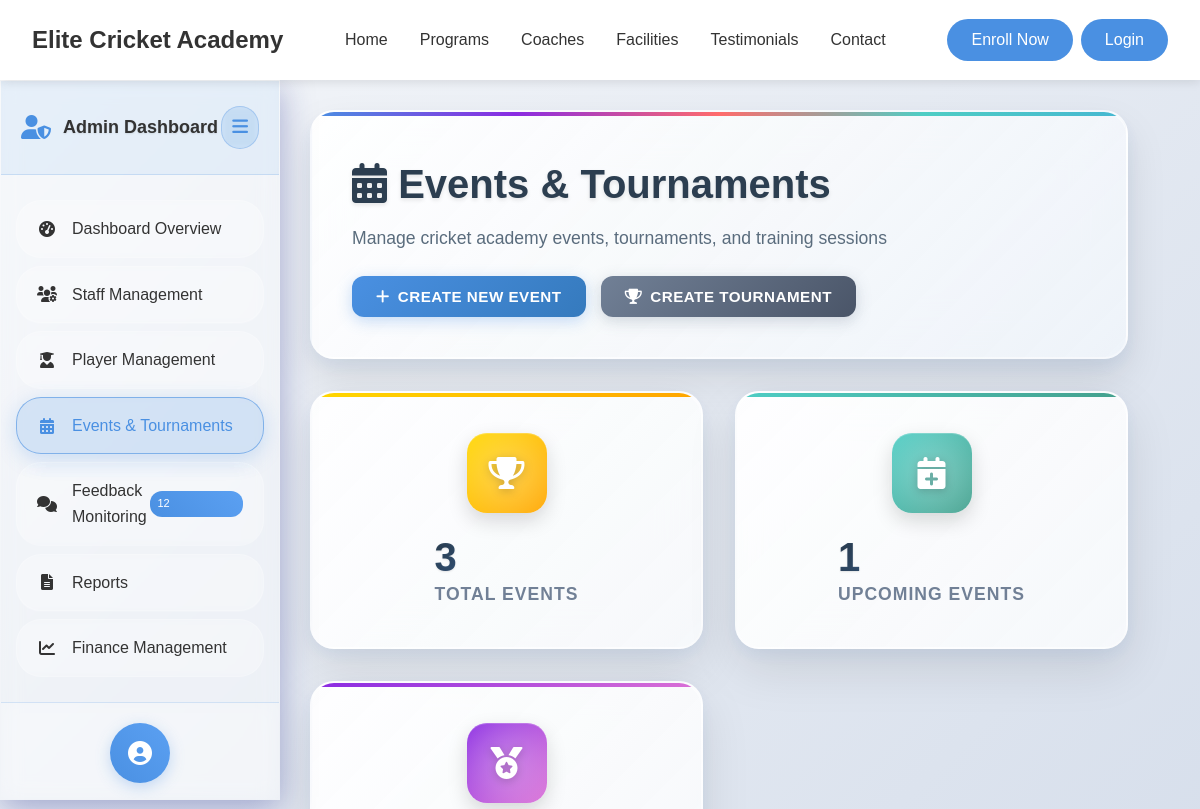
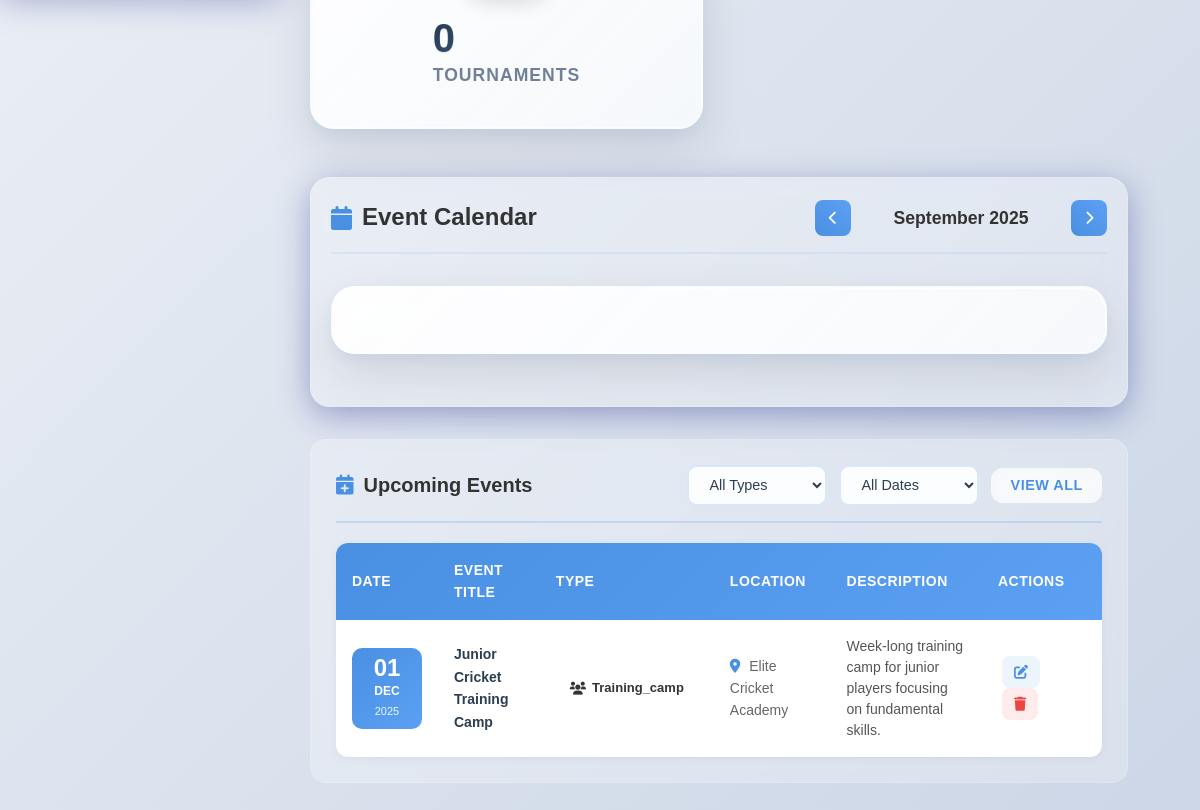
The app's page /admin/events (signed in, upper part), older data (2 pictures, top to bottom).
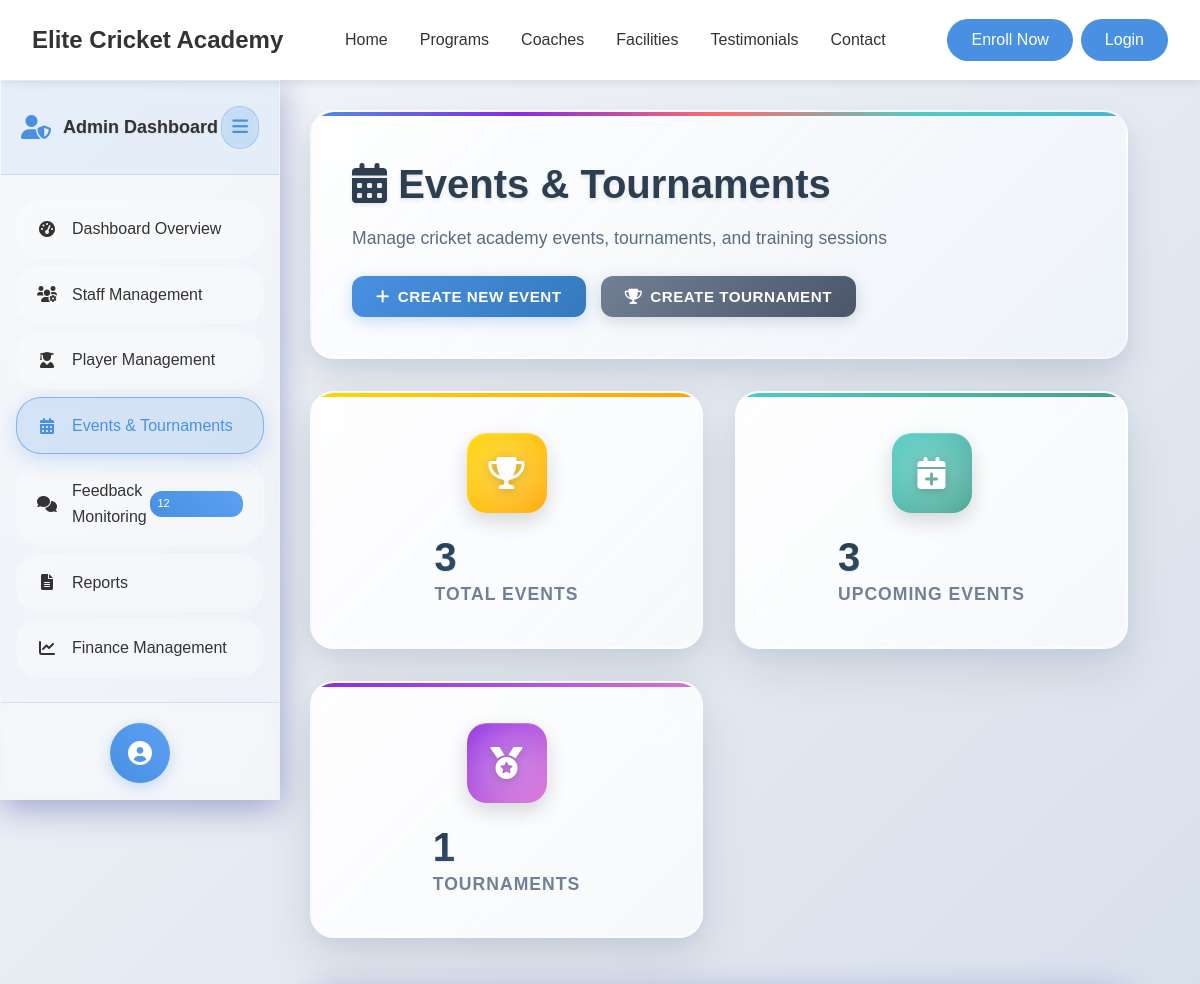
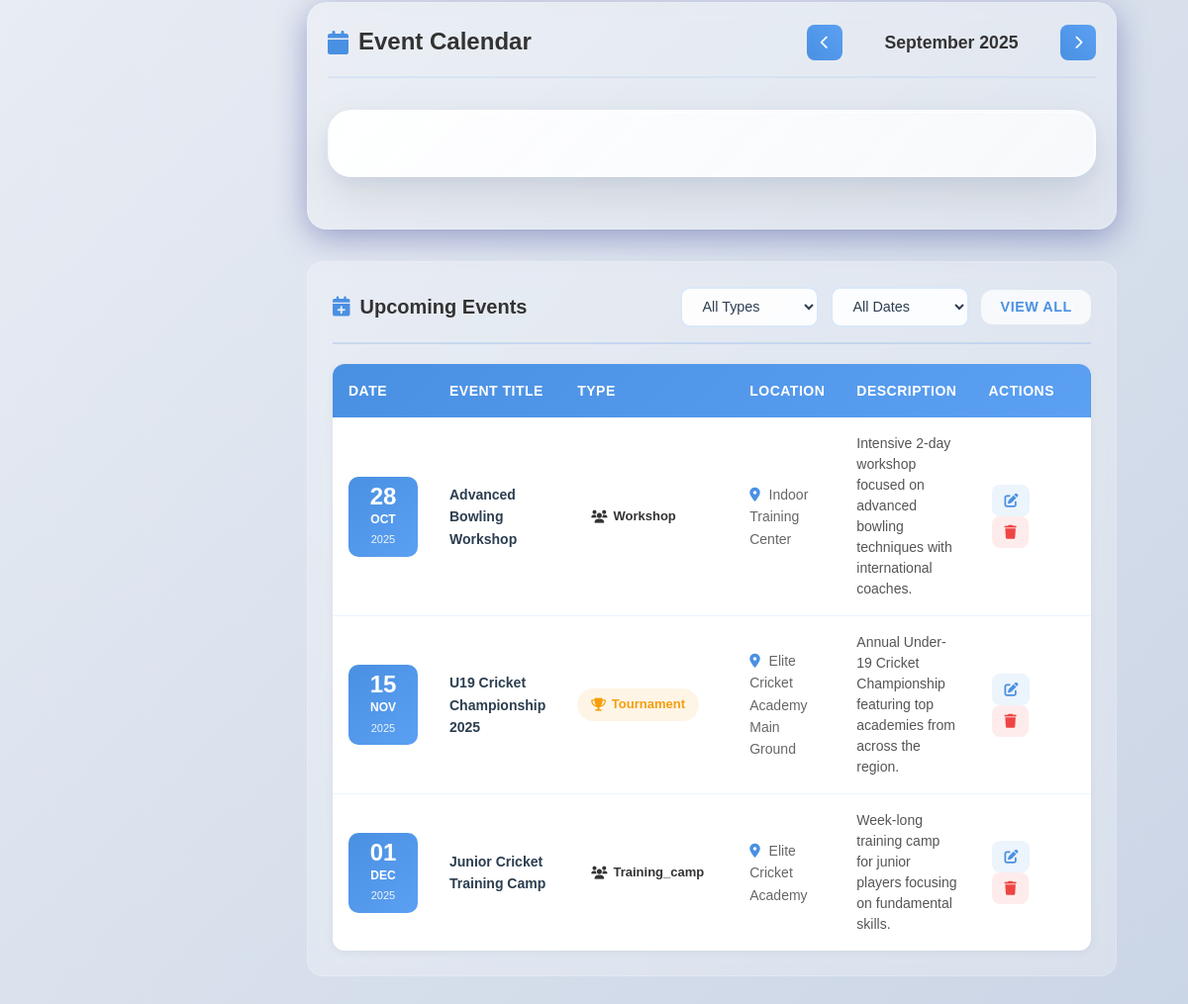
The same page, newer data (2 pictures, top to bottom).
### tables this page shows
CREATE TABLE Event (
    EventID INT AUTO_INCREMENT PRIMARY KEY,
    Name VARCHAR(255) NOT NULL,
    
     
    Type ENUM(
        'Training Camp', 
        'Workshop', 
        'Seminar', 
        'Competition', 
        'Tournament', 
        'Match', 
        'Trial', 
        'Meeting', 
        'Other'
    ) DEFAULT NULL,
    
     
    Category ENUM(
        'junior', 
        'senior', 
        'youth', 
        'professional', 
        'recreational', 
        'academy'
    ) DEFAULT NULL,
    
    Description TEXT,
    
     
    StartDate DATETIME NOT NULL,
    EndDate DATETIME NOT NULL,
    
    Location VARCHAR(255),
    
     
    Status ENUM(
        'upcoming', 
        'registration_open', 
        'registration_closed', 
        'ongoing', 
        'completed', 
        'cancelled'
    ) DEFAULT 'upcoming',
    
     
    RegistrationStart DATETIME DEFAULT NULL,
    RegistrationEnd DATETIME DEFAULT NULL,
    
     
    PrimaryContact VARCHAR(255) DEFAULT NULL,
    ContactEmail VARCHAR(255) DEFAULT NULL,
    ContactPhone VARCHAR(20) DEFAULT NULL,
    
     
    MaxParticipants INT DEFAULT NULL,
    RegistrationFee DECIMAL(10,2) DEFAULT 0.00,
    
     
    INDEX idx_start_date (StartDate),
    INDEX idx_status (Status),
    INDEX idx_category (Category),
    INDEX idx_registration_start (RegistrationStart),
    INDEX idx_registration_end (RegistrationEnd),
    INDEX idx_contact_email (ContactEmail)
    
);

### app/controllers/Admin.php (called while the page is built, shortened)
<?php
class Admin extends Controller {
    public function events() {
        try {
            $eventModel = $this->model('Event');
            $upcomingEvents = $eventModel->getUpcomingEvents(10);
            $pastEvents = $eventModel->getPastEvents(10);
            $totalEvents = $eventModel->getTotalEvents();
            $upcomingCount = count($eventModel->getUpcomingEvents(1000));
            $db = new Database();
            $db->query('SELECT Type, COUNT(*) as count FROM Event GROUP BY Type');
            $typeCounts = $db->resultSet();
            $tournaments = 0;
            $trainingSessions = 0;
            $matches = 0;
            foreach ($typeCounts as $typeCount) {
                $type = $typeCount->Type;
                $count = (int)$typeCount->count;
                if ($type == 'Tournament') {
                    $tournaments = $count;
                } elseif ($type == 'Training Camp') {
                    $trainingSessions = $count;
                } elseif ($type == 'Match') {
                    $matches = $count;
                }
            }
            $data = [
                'title' => 'Events & Tournaments - Elite Cricket Academy',
                'upcomingEvents' => $upcomingEvents,
                'pastEvents' => $pastEvents,
                'recentEvents' => $eventModel->getRecentEvents(5),
                'eventStats' => [
                    'totalEvents' => $totalEvents,
                    'upcomingCount' => $upcomingCount,
                    'pastCount' => $totalEvents - $upcomingCount,
                    'tournaments' => $tournaments,
                    'trainingSessions' => $trainingSessions,
                    'matches' => $matches
                ]
            ];
        } catch (Exception $e) {
            error_log("Error loading events: " . $e->getMessage());
            $data = [
                'title' => 'Events & Tournaments - Elite Cricket Academy',
                'upcomingEvents' => [],
                'pastEvents' => [],
                'recentEvents' => [],
                'eventStats' => [
                    'totalEvents' => 0,
                    'upcomingCount' => 0,
                    'pastCount' => 0,
                    'tournaments' => 0,
                    'trainingSessions' => 0,
                    'matches' => 0
                ]
            ];
        }
        $this->view('admin/events', $data);
    }
}
?>

### app/libraries/Core.php (called while the page is built, shortened)
<?php
class Core {
    protected $currentMethod = 'index';
    public function __construct() {
        $url = $this->getURL();
        if($url && file_exists('../app/controllers/' . ucwords($url[0]) . '.php')) {
            unset($url[0]);
        }
        $this->currentController = new $this->currentController;
        if(isset($url[1])) {
            if(method_exists($this->currentController, $url[1])) {
                $this->currentMethod = $url[1];
                unset($url[1]);
            }
        }
        $this->param = $url ? array_values($url) : [];
        call_user_func_array([$this->currentController, $this->currentMethod], $this->param);
    }
    public function getURL() {
        if(isset($_GET['url'])) {
            $url = rtrim($_GET['url'], '/');
            $url = filter_var($url, FILTER_SANITIZE_URL);
            $url = explode('/', $url);
            return $url;
        }
    }
}
?>

### public/index.php (called while the page is built, shortened)
<?php
    $ini = new Core();
?>

### app/libraries/Database.php (called while the page is built, shortened)
<?php
    class Database {
        private $host = DB_HOST;
        private $user = DB_USER;
        private $password = DB_PASS;
        private $dbname = DB_NAME;
        private $dbh;
        private $statement;
        public function __construct() {
            $dsn = "mysql:host=". $this->host .";dbname=". $this->dbname;
            $options = array(
                PDO::ATTR_PERSISTENT => true,
                PDO::ATTR_ERRMODE => PDO::ERRMODE_EXCEPTION
            );
            try {
                $this->dbh = new PDO($dsn, $this->user, $this->password, $options);
                $this->dbh->setAttribute(PDO::ATTR_CASE, PDO::CASE_NATURAL);
                $this->dbh->setAttribute(PDO::ATTR_ERRMODE, PDO::ERRMODE_EXCEPTION);
                $this->dbh->setAttribute(PDO::ATTR_DEFAULT_FETCH_MODE, PDO::FETCH_OBJ);
            } catch (PDOException $e) {
                $this->error = $e->getMessage();
                echo "Connection failed: " . $this->error;
            }
        }
        public function query($sql) {
            $this->statement = $this->dbh->prepare($sql);
    }
    public function bind($param, $value, $type = null) {
            $this->statement->bindValue($param, $value, $type);
        }
        public function execute() {
            try {
                return $this->statement->execute();
            } catch (PDOException $e) {
                error_log("Database execution error: " . $e->getMessage());
                error_log("SQL Error Info: " . print_r($this->statement->errorInfo(), true));
                return false;
            }
        }
        public function resultSet() {
            $this->execute();
            return $this->statement->fetchAll(PDO::FETCH_OBJ);
        }
    }
?>

### app/models/Event.php (called while the page is built, shortened)
<?php
class Event {
    private $db;
    public function __construct() {
        $this->db = new Database();
    }
    public function getUpcomingEvents($limit = 10) {
        $this->db->query('SELECT
            EventID as id,
            Name as title,
            StartDate as event_date,
            Type,
            Description as description,
            Location as location,
            Status,
            Category,
            EndDate,
            RegistrationFee,
            MaxParticipants,
            PrimaryContact,
            ContactEmail,
            ContactPhone
        FROM Event
        WHERE Status IN ("upcoming", "registration_open")
            AND StartDate >= NOW()
        ORDER BY StartDate ASC
        LIMIT :limit');
        $this->db->bind(':limit', (int)$limit, PDO::PARAM_INT);
        $results = $this->db->resultSet();
        $formatted = [];
        foreach ($results as $event) {
            $eventArray = (array)$event;
            $eventArray['event_type'] = (isset($eventArray['Type']) && !is_null($eventArray['Type']) && $eventArray['Type'] !== '')
                ? strtolower(str_replace(' ', '_', $eventArray['Type']))
                : '';
            $formatted[] = $eventArray;
        }
        return $formatted;
    }
    public function getPastEvents($limit = 10) {
        $this->db->query('SELECT
            EventID as id,
            Name as title,
            StartDate as event_date,
            Type,
            Description as description,
            Location as location,
            Status,
            Category,
            EndDate,
            RegistrationFee,
            MaxParticipants,
            PrimaryContact,
            ContactEmail,
            ContactPhone
        FROM Event
        WHERE (Status = "completed" OR EndDate < NOW())
        ORDER BY StartDate DESC
        LIMIT :limit');
        $this->db->bind(':limit', (int)$limit, PDO::PARAM_INT);
        $formatted = [];
        return $formatted;
    }
    public function getRecentEvents($limit = 5) {
        $this->db->query('SELECT
            EventID as id,
            Name as title,
            StartDate as event_date,
            Type,
            Description as description,
            Location as location,
            Status
        FROM Event
        ORDER BY EventID DESC
        LIMIT :limit');
        $this->db->bind(':limit', (int)$limit, PDO::PARAM_INT);
        $results = $this->db->resultSet();
        $formatted = [];
        foreach ($results as $event) {
            $eventArray = (array)$event;
            $eventArray['event_type'] = isset($eventArray['Type']) && $eventArray['Type']
                ? strtolower(str_replace(' ', '_', $eventArray['Type']))
                : '';
            $formatted[] = $eventArray;
        }
        return $formatted;
    }
    public function getTotalEvents() {
        $this->db->query('SELECT COUNT(*) as total FROM Event');
        $result = $this->db->single();
        return $result ? (int)$result->total : 0;
    }
}

### app/views/admin/events.php (the view, shortened to what the rows shown need)
<?php require_once APPROOT . '/views/inc/components/header.php'; ?>
<link rel="stylesheet" href="<?php echo URLROOT; ?>/css/admin/admin-dashboard.css">
<link rel="stylesheet" href="<?php echo URLROOT; ?>/css/admin/create-event-wizard.css">
<link rel="stylesheet" href="<?php echo URLROOT; ?>/css/admin/events.css">
<link rel="stylesheet" href="<?php echo URLROOT; ?>/css/common/tournaments.css">
<link href="https://cdn.jsdelivr.net/npm/fullcalendar@6.1.8/index.global.min.css" rel="stylesheet">
<div class="admin-layout">
    <main class="main-content" id="mainContent">
        <div class="events-header">
            <div class="header-content">
                <div class="header-text">
                    <h1><i class="fas fa-calendar-alt"></i> Events & Tournaments</h1>
                </div>
            </div>
        </div>
        <div class="calendar-section">
            <div class="section-header">
                <h2><i class="fas fa-calendar"></i> Event Calendar</h2>
            </div>
        </div>
        <div class="events-sections">
            <div class="events-table-section">
                <div class="section-header">
                    <h2><i class="fas fa-calendar-plus"></i> Upcoming Events</h2>
                </div>
                <div class="events-table-wrapper">
                    <table class="events-table">
                        <thead>
                            <tr>
                                <th>Date</th>
                                <th>Event Title</th>
                                <th>Type</th>
                                <th>Location</th>
                                <th>Description</th>
                                <th>Actions</th>
                            </tr>
                        </thead>
                        <tbody>
                            <?php foreach ($data['upcomingEvents'] as $event): ?>
                            <tr data-event-id="<?php echo $event['id']; ?>">
                                <td class="date-cell">
                                    <div class="table-date">
                                        <div class="date-day"><?php echo date('d', strtotime($event['event_date'])); ?></div>
                                        <div class="date-month"><?php echo date('M', strtotime($event['event_date'])); ?></div>
                                        <div class="date-year"><?php echo date('Y', strtotime($event['event_date'])); ?></div>
                                    </div>
                                </td>
                                <td class="title-cell">
                                    <strong><?php echo $event['title']; ?></strong>
                                </td>
                                <td>
                                    <span class="event-type-badge <?php echo $event['event_type']; ?>">
                                        <i class="fas fa-<?php echo $event['event_type'] == 'tournament' ? 'trophy' : ($event['event_type'] == 'training' ? 'dumbbell' : 'users'); ?>"></i>
                                        <?php echo ucfirst($event['event_type']); ?>
                                    </span>
                                </td>
                                <td class="location-cell">
                                    <i class="fas fa-map-marker-alt"></i>
                                    <?php echo $event['location']; ?>
                                </td>
                                <td class="description-cell">
                                    <?php echo $event['description']; ?>
                                </td>
                                <td class="actions-cell">
                                    <button
    class="btn-action-table edit"
    onclick="editEvent(<?php echo isset($event['EventID']) ? (int)$event['EventID'] : (isset($event['id']) ? (int)$event['id'] : 0); ?>)"
    title="Edit"
>
    <i class="fas fa-edit"></i>
</button>
                                    <button class="btn-action-table delete" onclick="deleteEvent(<?php echo $event['id']; ?>)" title="Delete">
                                        <i class="fas fa-trash"></i>
                                    </button>
                                </td>
                            </tr>
                            <?php endforeach; ?>
                        </tbody>
                    </table>
                </div>
            </div>
        </div>
    </main>
</div>
<?php require APPROOT . '/views/inc/components/footer.php'; ?>
</body>
</html>

Row changes from the older to the newer data that the page shows:
now on this page (row edited): event: StartDate "28", StartDate "OCT", StartDate "2025", Name "Advanced Bowling Workshop", event_type "Workshop", Location "Indoor Training Center", Description "Intensive 2-day workshop focused on advanced bowling techniques with international coaches."
now on this page (row edited): event: StartDate "15", StartDate "NOV", StartDate "2025", Name "U19 Cricket Championship 2025", event_type "Tournament", Location "Elite Cricket Academy Main Ground", Description "Annual Under-19 Cricket Championship featuring top academies from across the region."
Text that changed along with them:
$data['eventStats']['upcomingCount']: "1" → "3"
$data['eventStats']['tournaments']: "0" → "1"
